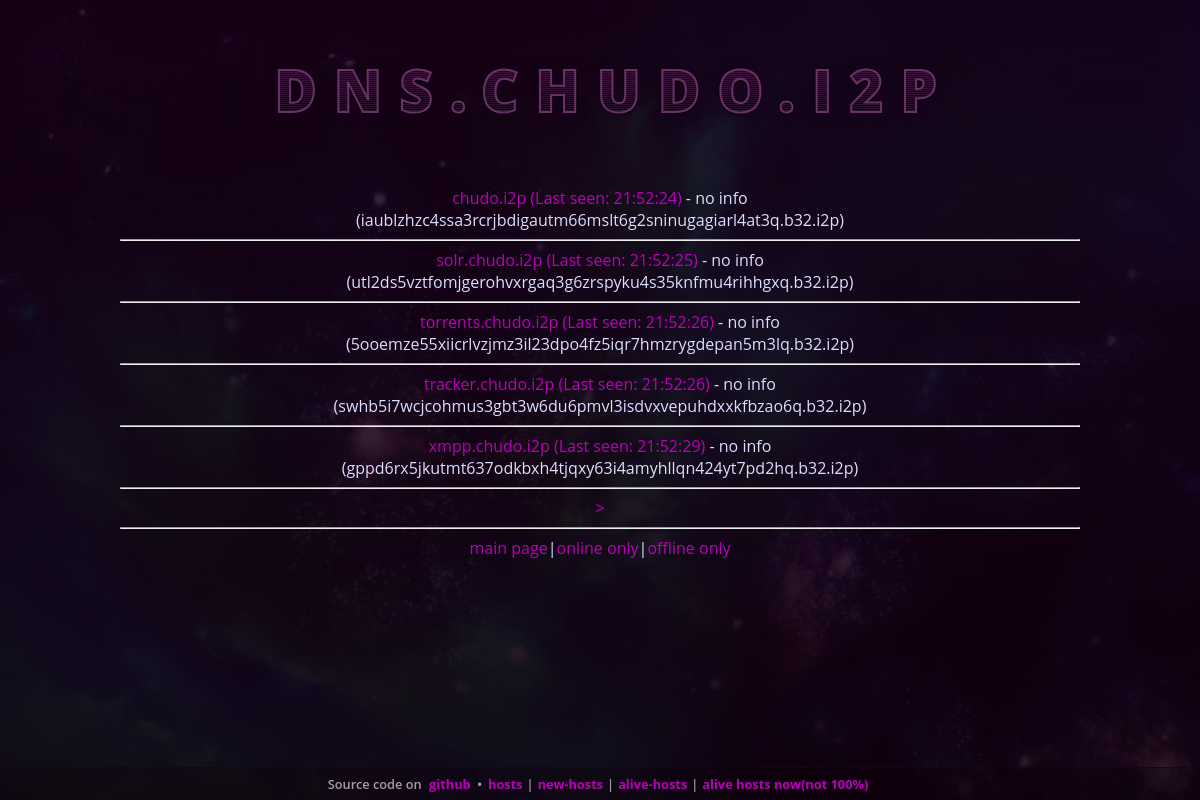
Page /list_domains.php on the committed database.
### tables this page shows
CREATE TABLE `cache_online` (
  `domain` varchar(255) DEFAULT NULL,
  `status` tinyint(1) DEFAULT NULL,
  `last_request` time DEFAULT current_timestamp(),
  `last_online` time DEFAULT current_timestamp()
);

### classes/addressbook_class_mysql.php (called while the page is built, shortened)
<?php
	require_once("base64_class.php");
	class addressbook_service{
		protected function escapeString($t,$is_sqlite=false){
			return $this->db->real_escape_string($t);
		}
		public function __construct(){
			$this->db = new mysqli(DB_HOST, DB_USER, DB_PASS, DB_DB);
		}
		protected function createTablesIfNotExists(){
			$this->db->query('CREATE TABLE IF NOT EXISTS domains (host varchar(255), description TEXT, b64 TEXT);');
			$this->db->query('CREATE TABLE IF NOT EXISTS tmp_files (host varchar(255), namefile varchar(255));');
		}
		public function getDomains($a=0,$b=15,$status=0){
			$a = intval($a);
			$b = intval($b);
			$status=intval($status);
			$results = $this->db->query("select DISTINCT * from domains as d, cache_online as cache where cache.domain=d.host and status='$status' LIMIT $a,$b");
			$ret=array();
			while ($row = $results->fetch_array()) {
			    $ret[] = $row;
			}
			return $ret;
		}
		public function existOnlineStatus($domain){
			$domain = $this->escapeString($domain);
			$res=$this->db->query("SELECT * FROM cache_online WHERE domain='$domain'");
			$row = $res->fetch_array();
			if ($row)
				return $row;
			return false;
		}
	};
?>

### classes/base64_class.php (called while the page is built, shortened)
<?php
class b32_b64 {
  private $b64Trans = array("-" => "+", "~" => "/");
  private $b32alphabet = 'abcdefghijklmnopqrstuvwxyz234567';
  private function b32encode(string $data): string
  {
    $data = str_split($data);
    $binary = implode("", array_map(function ($character) {
      return sprintf("%08b", ord($character));
    }, $data));
    $binary = str_split($binary, 5);
    $last = array_pop($binary);
    if (null !== $last) {
      $binary[] = str_pad($last, 5, "0", STR_PAD_RIGHT);
    }
    $encoded = implode("", array_map(function ($fivebits) {
      $index = bindec($fivebits);
      return $this->b32alphabet[$index];
    }, $binary));
    return $encoded;
  }
  public function b32from64(string $data): string
  {
    $bytes = base64_decode(strtr($data, $this->b64Trans));
    return $this->b32encode(hash('sha256', $bytes, true));
  }
}

### list_domains.php (the view, shortened to what this page needs)
<?php include('templates/header.php');?>
<?php
function request(){
		require_once("classes/base64_class.php");
		require_once('classes/addressbook_class_mysql.php');
		$addressbook = new addressbook_service();
		$offset=0;
		$status = 1;
		$domains=$addressbook->getDomains($offset, 5,$status);
		echo "<div id='domains'>";
		foreach( $domains as $value){
		 $host=$value['host'];
		 $b64=$value['b64'];
		 $desc=$value['description'];
		 $cache_online=$addressbook->existOnlineStatus($host);
		 $last_online=$cache_online['last_online'];
		 $b32 = (new b32_b64())->b32from64($b64) . ".b32.i2p";
		 if( !strlen($desc) ) $desc = "no info";
		 echo "<a href='http://$host/?i2paddresshelper=$b64'>$host (Last seen: $last_online)</a> - $desc  <br/>($b32)<hr/>";
		}
		$np=$offset+5;
		echo "<a href='?o=$np&status=$status'>&gt;</a><hr/><a href=index.php>main page</a>";
		echo "|<a href=?status=1>online only</a>";
		echo "|<a href=?status=0>offline only</a>";
		echo "</div>";
		return true;
	}
request();
?>
<?php include('templates/footer.php');?>

### templates/header.php (shortened to what this page needs)
<!DOCTYPE HTML>
<html>
	<head>
		<link rel="stylesheet" href="css/css.css">
	</head>
<body>
	<header>
		<div id='dns'><?php echo BRANDNAME; ?></div>
	</header>

### templates/footer.php
	<footer>
		<p>Source code on <a href='https://github.com/wipedlifepotato/dns.chudo.i2p'>github</a></p>
		<p><a href='hosts.txt'>hosts</a>|<a href='new-hosts.txt'>new-hosts</a>|<a href='alive-hosts.txt'>alive-hosts</a>|<a href='alive-hosts-now.txt'>alive hosts now(not 100%)</a></p>
	</footer>
</body>
</html>

### css/css.css (style rules this page uses)
html, body { min-height: 100%; }
html { color: #ddf; background: linear-gradient(to bottom, rgba(24,0,24,.85), rgba(16,0,16,.9)), url(chudo.webp) center center no-repeat, #101; background-size: 100% 100%, cover; }
body { margin: 5% 10% 48px; font-size: 12pt; font-family: Open Sans, Ubuntu Sans, Segoe UI, sans-serif; }
a:link, a:visited { color:#b0b; text-decoration: none; }
#dns { margin: -1% -3% 6% 0; letter-spacing:.3em; text-align:center; font-size:4em; font-size:4.8vw; font-weight: 900; text-transform: uppercase; background: repeating-linear-gradient(to bottom, rgba(80,32,80,.7) 2px, rgba(0,0,0,0) 4px), linear-gradient(to bottom, rgba(48,0,48,.5) 30%, #000 70%); background-clip: text; color: none !important; -webkit-background-clip: text !important; -webkit-text-fill-color: transparent; -webkit-text-stroke: 2px #636; filter: drop-shadow(0 0 3px #101) drop-shadow(0 0 4px rgba(32,0,32,.5)); }
footer { margin: -1px 2px 2px; padding: 5px; position: absolute; left: -2px; right: -2px; bottom: -2px; text-align: center; font-size: 80%; font-weight: 600; border-top: 1px solid #201; background: rgba(16,0,8,.3); }
footer a { font-weight: 700; padding: 0 4px; }
footer p { margin: 2px; padding: 0; display: inline-block; color: #a9a; }
footer p:first-child::after { margin-right: -8px; width: 10px; height: 2px; display: inline-block; text-align: center; content: "•"; }
#domains { text-align:center; }

### rows in the picture
cache_online: last_online "21:52:24"
cache_online: last_online "21:52:25"
cache_online: last_online "21:52:26"
cache_online: last_online "21:52:26"
cache_online: last_online "21:52:29"

### other values in the picture
BRANDNAME "DNS.CHUDO.I2P"
$host "chudo.i2p"
$desc "no info"
$b32 "iaublzhzc4ssa3rcrjbdigautm66mslt6g2sninugagiarl4at3q.b32.i2p"
$host "solr.chudo.i2p"
$b32 "utl2ds5vztfomjgerohvxrgaq3g6zrspyku4s35knfmu4rihhgxq.b32.i2p"
$host "torrents.chudo.i2p"
$b32 "5ooemze55xiicrlvzjmz3il23dpo4fz5iqr7hmzrygdepan5m3lq.b32.i2p"
$host "tracker.chudo.i2p"
$b32 "swhb5i7wcjcohmus3gbt3w6du6pmvl3isdvxvepuhdxxkfbzao6q.b32.i2p"
$host "xmpp.chudo.i2p"
$b32 "gppd6rx5jkutmt637odkbxh4tjqxy63i4amyhllqn424yt7pd2hq.b32.i2p"
